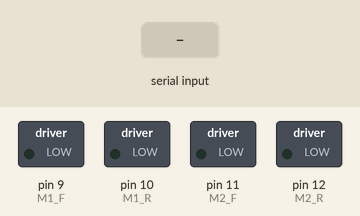
Recording of a sketch running on a simulated Arduino Uno, built with avr-gcc and run on an emulated ATmega328P. On the bench: switched loads named in the sketch (green lamp = pin HIGH). Inputs (shaded band) come from the test bench.

Above: at 1.2 s.
1.3 s: "P" received over the second serial link
At 2.4 s:
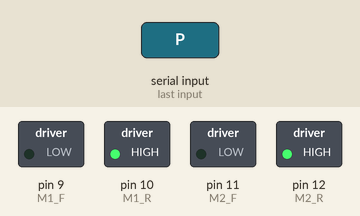
4.1 s: "F" received over the second serial link
At 5.3 s:
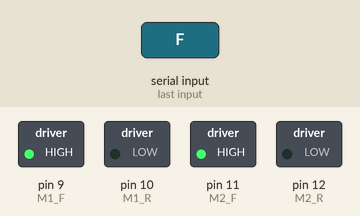
5.6 s: "R" received over the second serial link
At 6.5 s:
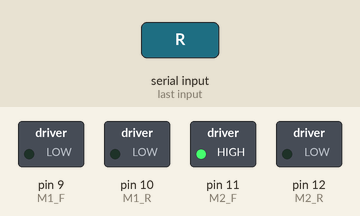
7.1 s: "S" received over the second serial link
At 7.6 s:
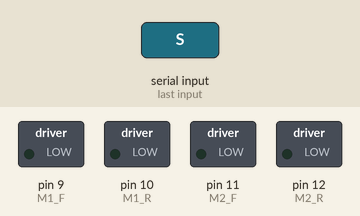
8.6 s: "L" received over the second serial link
At 9.9 s:
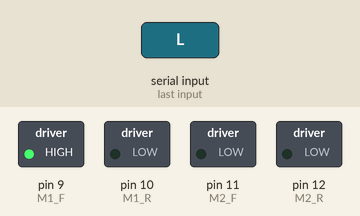
Timing chart, 0 to 11.1 s (numbered marks = the images above; inputs shaded):
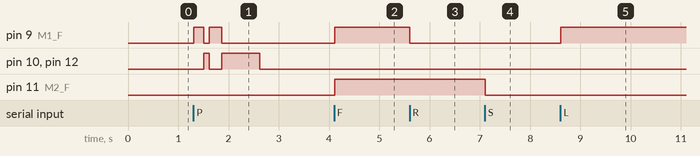

Measured:
- after the input at 1.3 s, pin 9 (M1_F): alternates HIGH for 0.23 s and LOW for 0.11 s, 4 changes in all, then stays LOW, starting at once; pin 10 (M1_R), pin 12 (M2_R): LOW → HIGH after 0.21 s, → LOW 0.11 s later, → HIGH 0.25 s later, → LOW 0.76 s later
- after the input at 4.1 s, pin 9 (M1_F), pin 11 (M2_F): LOW → HIGH at once
- after the input at 5.6 s, pin 9 (M1_F): HIGH → LOW at once
- after the input at 7.1 s, pin 11 (M2_F): HIGH → LOW at once
- after the input at 8.6 s, pin 9 (M1_F): LOW → HIGH at once

The sketch:

btcarfinal.ino
```cpp
#include <SoftwareSerial.h>
SoftwareSerial BT(2, 3); // RX, TX
int M1_F = 9;
int M1_R = 10;
int M2_F = 11;
int M2_R = 12;
int incomingByte;

void setup() {
  pinMode(M1_F, OUTPUT);
  pinMode(M1_R, OUTPUT);
  pinMode(M2_F, OUTPUT);
  pinMode(M2_R, OUTPUT);
  BT.begin(9600);
}

void loop() {
  if (BT.available() > 0) {
    incomingByte = BT.read();

    // Check for incoming commands
    if (incomingByte == 'F') {
      forward();  // Move forward when 'F' is received
    }
    else if (incomingByte == 'S') {
      Stop();  // Stop when 'S' is received
    }
    else if (incomingByte == 'L') {
      left();  // Turn left when 'L' is received
    }
    else if (incomingByte == 'R') {
      Right();  // Turn right when 'R' is received
    }
    else if (incomingByte == 'P') {
      parking();  // Execute the parking function when 'P' is received
    }
  }
}

// Stop the motors
void Stop() {
  BT.println("STOP");
  digitalWrite(M1_F, LOW);
  digitalWrite(M1_R, LOW);
  digitalWrite(M2_F, LOW);
  digitalWrite(M2_R, LOW);
}

// Move forward
void forward() {
  BT.println("FORWARD");
  digitalWrite(M1_F, HIGH);
  digitalWrite(M1_R, LOW);
  digitalWrite(M2_F, HIGH);
  digitalWrite(M2_R, LOW);
}

// Move backward
void backward() {
  BT.println("BACKWARD");
  digitalWrite(M1_F, LOW);
  digitalWrite(M1_R, HIGH);
  digitalWrite(M2_F, LOW);
  digitalWrite(M2_R, HIGH);
}

// Turn right
void Right() {
  BT.println("RIGHT");
  digitalWrite(M1_F, LOW);   // Left motor forward
  digitalWrite(M1_R, LOW);   // Left motor reverse
  digitalWrite(M2_F, HIGH);  // Right motor forward
  digitalWrite(M2_R, LOW);   // Right motor reverse
}

// Turn left
void left() {
  BT.println("LEFT");
  digitalWrite(M1_F, HIGH);  // Left motor forward
  digitalWrite(M1_R, LOW);   // Left motor reverse
  digitalWrite(M2_F, LOW);   // Right motor forward
  digitalWrite(M2_R, LOW);   // Right motor reverse
}

// Parking function as per the requirement
void parking() {
  // Left turn for 190 milliseconds
  left();
  delay(190);

  // Backward move for 100 milliseconds
  backward();
  delay(100);

  // Left turn again for 190 milliseconds
  left();
  delay(240);

  // Backward move for 1000 milliseconds
  backward();
  delay(750);

  // Optionally stop after parking
  Stop();
}
```
